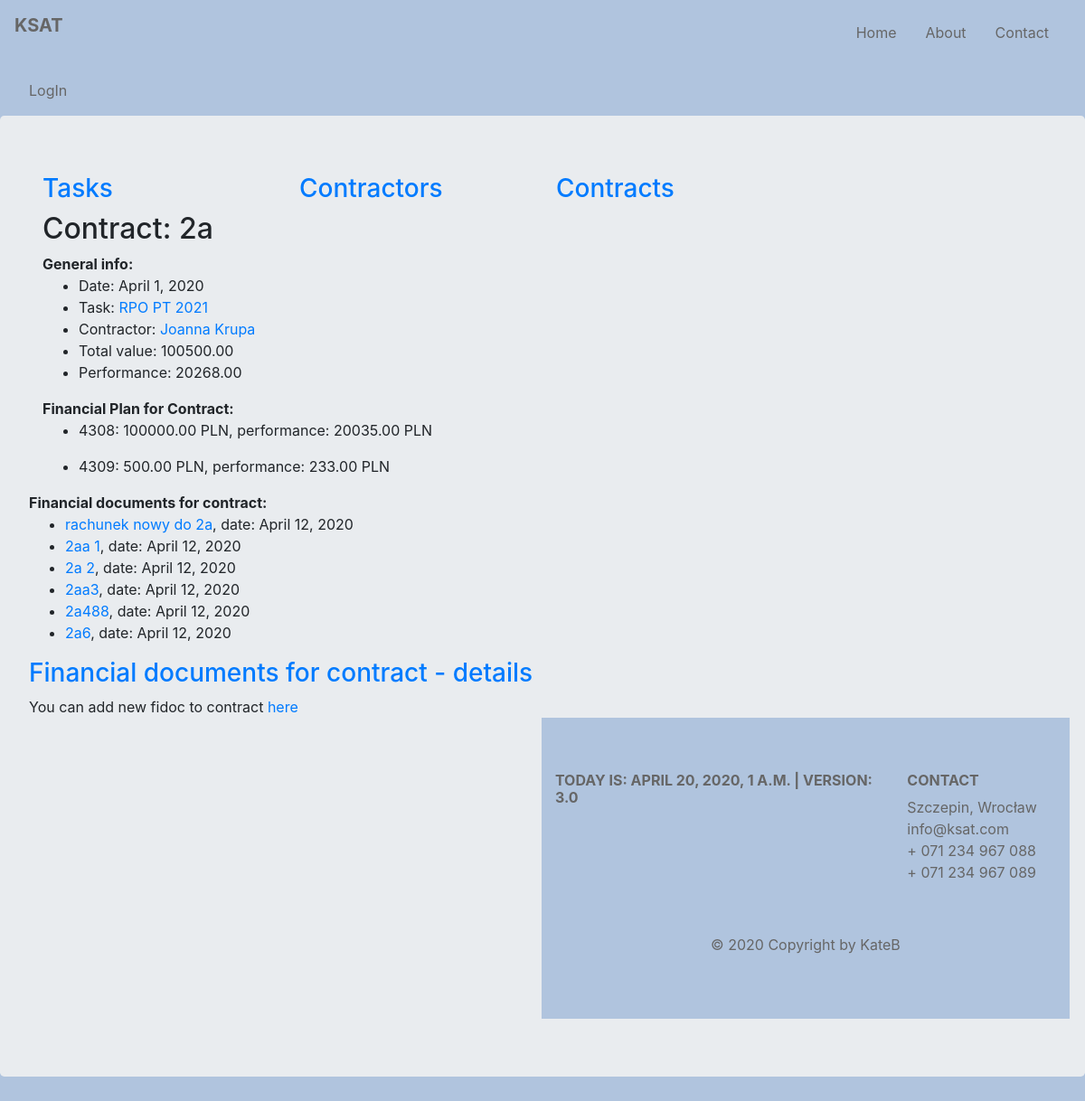
The page /ksat/contract/56 on the database as committed earlier.
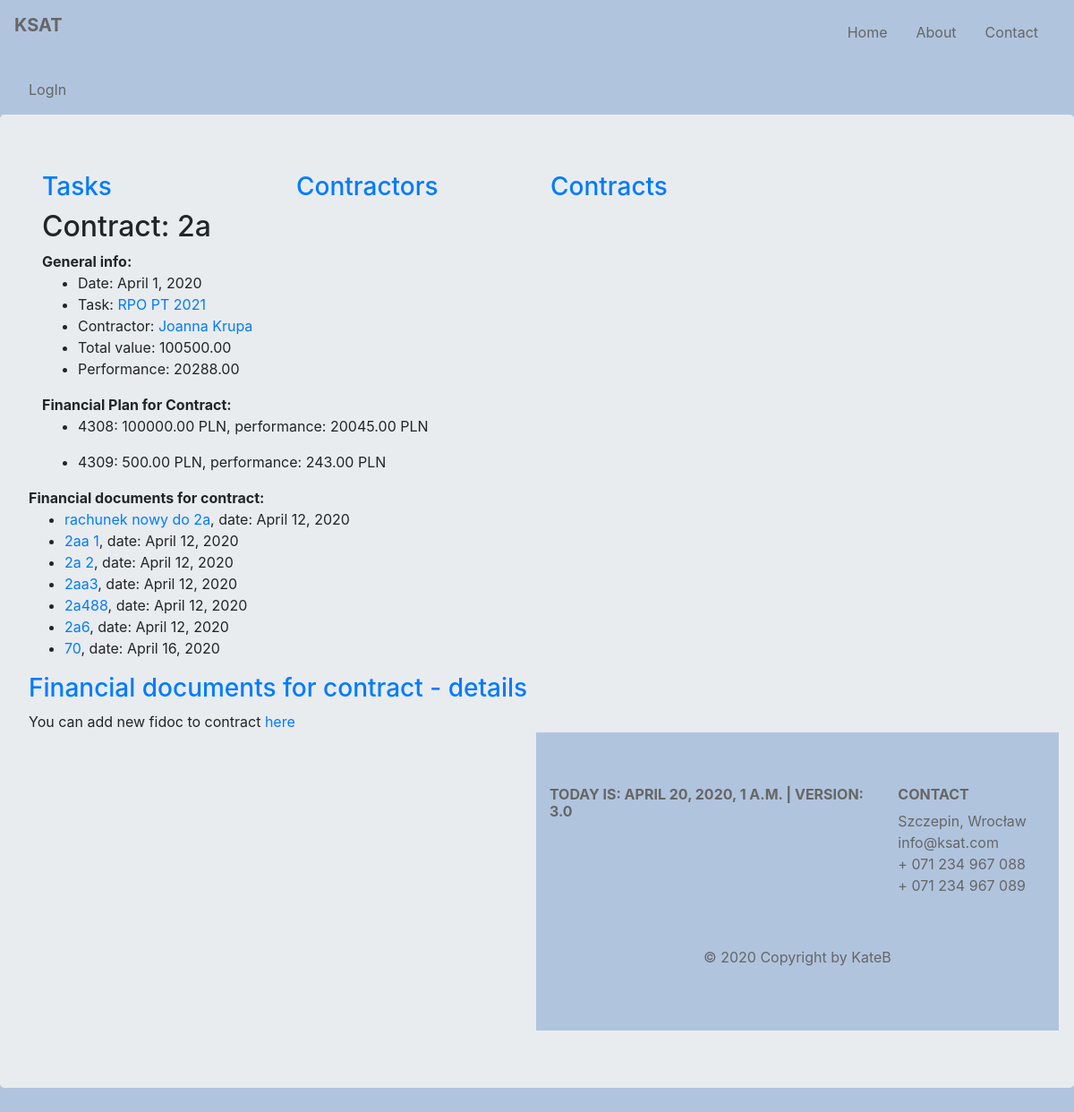
The same page on the database as committed later.
### budget/models.py (models this page shows, shortened)
class Contract(models.Model):
    number = models.CharField(max_length=128, unique=True)
    date = models.DateField()
    task = models.ForeignKey(Task, on_delete=models.CASCADE, related_name='contracts', related_query_name='contract')
    contractor = models.ForeignKey(Contractor, default=None, on_delete=models.CASCADE, related_name='contracts',
                                   related_query_name='contract')
    article = models.ManyToManyField(Articles, through='ContractArticle')
    def contract_value(self):
        value = ContractArticle.objects.filter(contract=self).aggregate(total=Sum('value'))['total']
        if value:
            return round(value, 2)
        return 0
    def contract_performance(self):
        fin_docs = FinancialDocument.objects.filter(contract=self)
        performance = 0
        for fin_doc in fin_docs:
            performance += fin_doc.fin_doc_value()
        return round(performance, 2)
    class Meta:
        default_related_name = 'contract'
        ordering = ('number', 'contractor')
        verbose_name = 'contract'

class FinancialDocument(models.Model):
    contract = models.ForeignKey(Contract, on_delete=models.CASCADE, related_name='fds', related_query_name='fd')
    contractor = models.ForeignKey(Contractor, default=None, on_delete=models.CASCADE, related_name='fds',
                                   related_query_name='fd')
    number = models.CharField(max_length=64, default=None)
    date = models.DateField()
    payment_date1 = models.DateField(blank=True, null=True)
    payment_date2 = models.DateField(blank=True, null=True)
    article = models.ManyToManyField(Articles, through='FinDocumentArticle')
    def get_absolute_url(self):
        return reverse('budget:findoc_details', kwargs={'findoc_id': self.pk})
    def fin_doc_value(self):
        value = FinDocumentArticle.objects.filter(fin_doc=self).aggregate(total=Sum('value'))['total']
        if value:
            return round(value, 2)
        return 0
    class Meta:
        default_related_name = 'fds'
        verbose_name = 'finacial_doc'

class ContractArticle(models.Model):
    contract = models.ForeignKey(Contract, on_delete=models.CASCADE)
    contract_article = models.ForeignKey(Articles, on_delete=models.CASCADE, blank=True )
    value = models.DecimalField(decimal_places=2, max_digits=11, default=0)
    class Meta:
        default_related_name = 'contract_articles'
        ordering = ('contract',)
        verbose_name = 'contract_articles'

class Articles(models.Model):
    number = models.IntegerField()
    name = models.CharField(max_length=126)
    financement_choices = [
        (0, 'BWD'),
        (8, 'DOT'),
        (9, 'BWD-WKLAD WLASNY')
    ]
    financement = models.IntegerField(choices=financement_choices)
    class Meta:
        verbose_name = 'article'
    def total_number(self):
        return f'{str(self.number) + str(self.financement)}'

class Task(models.Model):
    title = models.CharField(max_length=128, unique=True)
    description = models.CharField(max_length=256)
    unit = models.SmallIntegerField()
    section = models.SmallIntegerField()
    article = models.ManyToManyField(Articles, through='TaskArticles')

class Contractor(models.Model):
    name = models.CharField(max_length=128)
    last_name = models.CharField(max_length=128)
    num = models.SmallIntegerField(blank=True)
    def __str__(self):
        return f'{self.name} {self.last_name}'
    class Meta:
        default_related_name = 'contractors'
        ordering = ('last_name',)
        verbose_name = 'contractor'

### budget/views.py (the view)
# urls.py: path('contract/<int:contract_id>', views.ContractDetailsView.as_view(), name='contract_details'),
class ContractDetailsView(DetailView):
    model = Contract
    template_name = 'budget/contract.html'
    pk_url_kwarg = 'contract_id'
    context_object_name = 'contract'
    def render_to_response(self, context, **response_kwargs):
        response = super().render_to_response(context, **response_kwargs)
        contract_id = Contract.objects.get(id=self.kwargs.get('contract_id')).id
        response.set_cookie('contract', contract_id, max_age=30)
        return response

### budget/my_context_processor.py (called while the page is built)
def cp(request):
    ctx = {
        "now": django.utils.timezone.now(),
        "version": "3.0"
    }
    return ctx

### budget/templatetags/article_functions.py (called while the page is built)
@register.simple_tag
def contract_article_performance(article, contract):
    performance = 0
    findocs = FinancialDocument.objects.filter(contract=contract)
    for findoc in findocs:
        findoc_article_performance = FinDocumentArticle.objects.filter(article=article,
                            fin_doc = findoc).aggregate(total=Sum('value'))['total']
        if findoc_article_performance is not None:
            performance += findoc_article_performance
    return round(performance, 2)

### budget/templates/budget/contract.html (shortened to what this page needs)
{% extends 'base.html' %}
{% load article_functions %}
{% block content %}
    {{ block.super }}
    <div class="container">
        <h2>Contract: {{ contract.number }}</h2>
        <div><b>General info:</b>
            <ul>
                <li>Date: {{ contract.date }}</li>
                <li>Task: <a href="{% url 'budget:task_details' contract.task.id %}">{{ contract.task.title }}</a></li>
                <li>Contractor: <a
                        href="{% url 'budget:contractor_details' contract.contractor.id %}">{{ contract.contractor }}</a>
                </li>
                <li>Total value: {{ contract.contract_value }}</li>
                <li>Performance: {{ contract.contract_performance }}</li>
            </ul>
        </div>
        <div>
            <b>Financial Plan for Contract:</b>
            {% for article in contract.contract_articles.all %}
                <ul>
                    <li>{{ article.contract_article.total_number }}: {{ article.value }} PLN,
                        performance: {% contract_article_performance article.contract_article contract %} PLN
                    </li>
                </ul>
            {% endfor %}
        </div>
        {% if not contract.contract_performance %}
            <div>No financial document for contract. {% else %}</div>
            <div>
                <b>Financial documents for contract:</b>
                <ul>
                    {% for fd in contract.fds.all %}
                        <li><a href="{{ fd.get_absolute_url }}">{{ fd.number }}</a>, date: {{ fd.date }}</li>
                    {% endfor %}
                </ul>
                <h3><a href="{% url 'budget:contract-findocs' contract.id %}">Financial documents for contract -
                    details</a>
                </h3>
            </div>
        {% endif %}
        <div>You can add new fidoc to contract <a href="{% url 'budget:add_findoc' %}">here</a></div>
        <div class="row">
            <div class="col-sm">
            <div class="col-sm">
            <div class="col-sm">
        </div>
    </div></br>
{% endblock %}

Rows that differ between the two databases and show on the page:
computed for Contract "Joanna Krupa": contract_performance "20268.00" → "20288.00"
computed for ContractArticle (number 1 of 2 on the later page): contract_article "20035.00" → "20045.00"
computed for ContractArticle (number 2 of 2 on the later page): contract_article "233.00" → "243.00"
added FinancialDocument: number "70", date "April 16, 2020"
